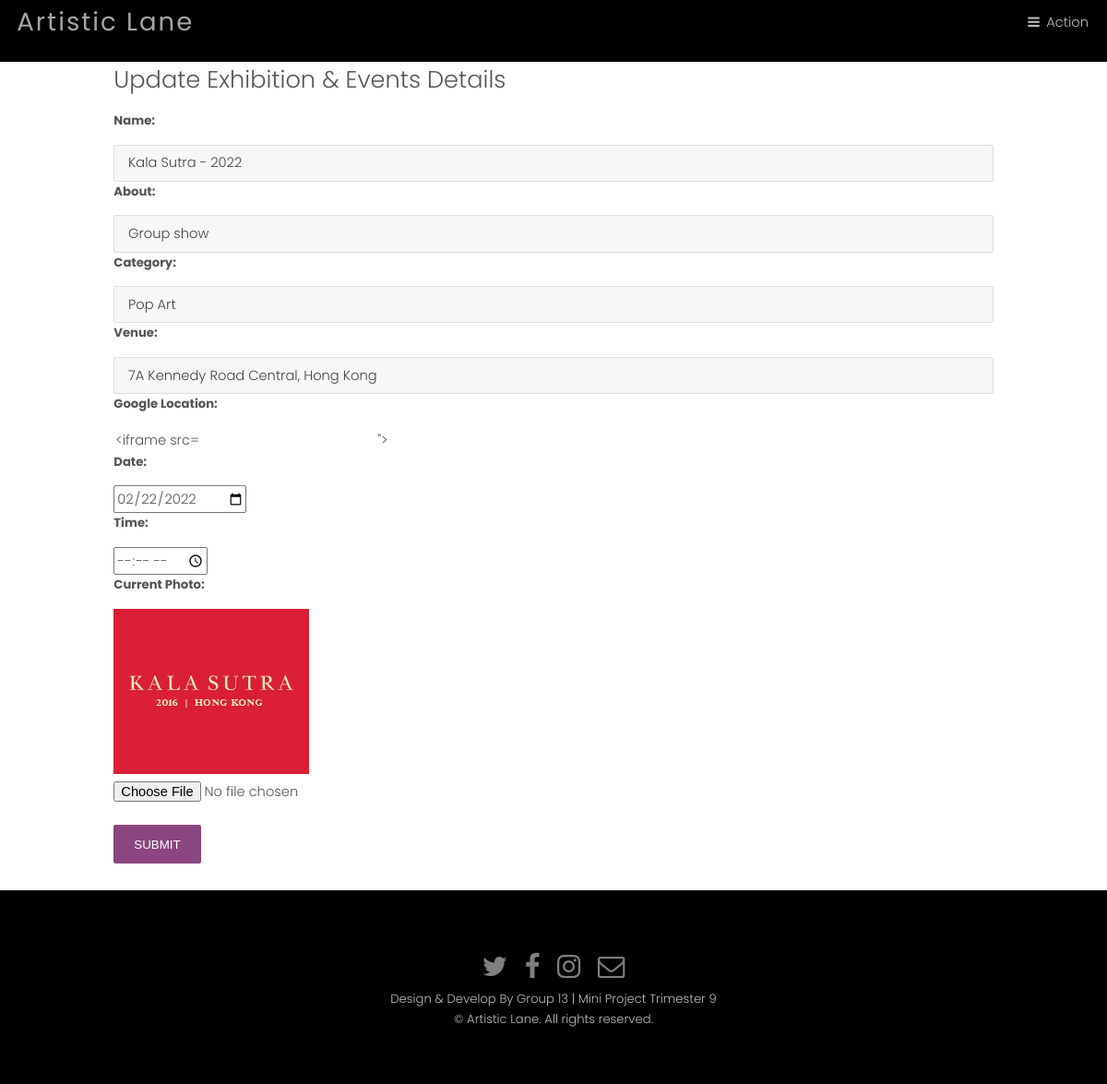
The page /admin/update_exhibitionevents.php?id=7 on the database its author committed.
### tables this page shows
CREATE TABLE `exhibition_events` (
  `ex_id` int(100) NOT NULL,
  `event_name` varchar(100) NOT NULL,
  `event_about` varchar(500) NOT NULL,
  `event_category` varchar(100) NOT NULL,
  `event_venue` varchar(500) NOT NULL,
  `event_date` date NOT NULL,
  `event_time` varchar(500) NOT NULL,
  `event_photo` varchar(900) NOT NULL,
  `g_url` longtext NOT NULL
);

### admin/update_exhibitionevents.php (the view, shortened to what this page needs)
<?php include("header/header.php");?>
<div class="back-img back-img1">
   <div class="container divform">
      <?php
         $r = $_GET[ 'id' ];
         $s = mysqli_query( $con, "select * from exhibition_events where ex_id=$r" );
         while ( $row = mysqli_fetch_array( $s ) ) {
         	?>
      <h2>Update Exhibition & Events Details</h2>
      <form action="" method="post" name="f1" enctype="multipart/form-data">
         <div class="form-group">
            <label for="artnm">Name:</label>
            <input type="text" class="form-control" id="artnm" name="a1" required value="<?php echo $row[1];?>">
         </div>
         <div class="form-group">
            <label for="artnm">About:</label>
            <input type="text" class="form-control" id="artab" name="a2" required value="<?php echo $row[2];?>">
         </div>
         <div class="form-group">
            <label for="sell">Category:</label>
            <select class="form-control" id="sel1" name="a3" required>
               <option value="<?php echo $row[3];?>" selected><?php echo $row[3];?></option>
            </select>
         </div>
         <div class="form-group">
            <label for="pr">Venue:</label>
            <input type="text" class="form-control" id="pr" name="a4" required value="<?php echo $row[4];?>">
         </div>
         <div class="form-group">
            <label for="pr">Google Location:</label>
            <input type="textarea" class="form-control" id="pr" name="a7" required value="<?php echo $row[8];?>">
         </div>
         <div class="form-group">
            <label for="dis">Date:</label>
            <input type="date" class="form-control" id="dis" name="a5" required value="<?php echo $row[5];?>">
         </div>
         <div class="form-group">
            <label for="ph">Time:</label>
            <input type="time" class="form-control" id="ph" name="a6" value="<?php echo $row[6];?>">
         </div>
         <div class="form-group">
            <label for="ph">Current Photo:</label>
            <img src="<?php echo $row[7];?>" class='img-responsive dp'><br/>
            <input type="file" class="form-control" id="uploadedimage" name="uploadedimage" value="<?php echo $row[7];?>">
         </div>
         <br/>
         <button type="Update" class="button special" name="sub">Submit</button>
      </form>
      <?php } ?>
   </div>
</div>
<?php include( "../footer/footer.php" );?>

### assets/css/main.css (style rules this page uses)
html, body, div, span, applet, object, iframe, h1, h2, h3, h4, h5, h6, p, blockquote, pre, a, abbr, acronym, address, big, cite, code, del, dfn, em, img, ins, kbd, q, s, samp, small, strike, strong, sub, sup, tt, var, b, u, i, center, dl, dt, dd, ol, ul, li, fieldset, form, label, legend, table, caption, tbody, tfoot, thead, tr, th, td, article, aside, canvas, details, embed, figure, figcaption, footer, header, hgroup, menu, nav, output, ruby, section, summary, time, mark, audio, video { margin: 0; padding: 0; border: 0; font-size: 100%; font: inherit; vertical-align: baseline; }
body { line-height: 1; }
body { -webkit-text-size-adjust: none; }
*, *:before, *:after { -moz-box-sizing: border-box; -webkit-box-sizing: border-box; box-sizing: border-box; }
.container { margin-left: auto; margin-right: auto; }
.container { width: 80rem; }
@media screen and (max-width: 1680px) { .container { width: 80rem; } }
@media screen and (max-width: 1280px) { .container { width: 65rem; } }
body { -ms-overflow-style: scrollbar; }
body { background: #fff; }
html { font-size: 13pt; }
@media screen and (max-width: 1680px) { html { font-size: 11pt; } }
@media screen and (max-width: 1280px) { html { font-size: 11pt; } }
body { background-color: #fff; color: #444; }
body, input, select, textarea { font-family: "Poppins", sans-serif; font-weight: 300; font-size: 1rem; line-height: 1.65; }
h1, h2, h3, h4, h5, h6 { font-weight: 300; line-height: 1.5; margin: 0 0 1rem 0; }
h2 { font-size: 1.75rem; }
input, select, textarea { color: #555; }
h1, h2, h3, h4, h5, h6 { color: #555; }
input[type="submit"], input[type="reset"], input[type="button"], button, .button { -moz-appearance: none; -webkit-appearance: none; -ms-appearance: none; appearance: none; -moz-transition: background-color 0.2s ease-in-out, color 0.2s ease-in-out; -webkit-transition: background-color 0.2s ease-in-out, color 0.2s ease-in-out; -ms-transition: background-color 0.2s ease-in-out, color 0.2s ease-in-out; transition: background-color 0.2s ease-in-out, color 0.2s ease-in-out; border-radius: 2px; border: 0; cursor: pointer; display: inline-block; font-weight: 300; height: 2.85rem; line-height: 2.95rem; padding: 0 1.5rem; text-align: center; text-decoration: none; text-transform: uppercase; white-space: nowrap; }
input[type="submit"], input[type="reset"], input[type="button"], button, .button { background-color: #f2f2f2; color: #000 !important; }
input[type="submit"].special, input[type="reset"].special, input[type="button"].special, button.special, .button.special { background-color: #8a4680; color: #ffffff !important; }
form { margin: 0 0 2rem 0; }
label { display: block; font-size: 0.9rem; font-weight: 700; margin: 0 0 1rem 0; }
input[type="text"], input[type="password"], input[type="email"], select, textarea { -moz-appearance: none; -webkit-appearance: none; -ms-appearance: none; appearance: none; border-radius: 2px; border: none; border: solid 1px; color: inherit; display: block; outline: 0; padding: 0 1rem; text-decoration: none; width: 100%; }
input[type="text"], input[type="password"], input[type="email"], select { height: 2.75rem; }
label { color: #555; }
input[type="text"], input[type="password"], input[type="email"], select, textarea { background: rgba(144, 144, 144, 0.075); border-color: rgba(144, 144, 144, 0.25); }
.back-img { background-repeat: no-repeat !important; background-attachment: fixed !important; }

### rows shown on the page
exhibition_events: a1 "Kala Sutra - 2022", a2 "Group show", a3 "Pop Art", a4 "7A Kennedy Road Central, Hong Kong", a7 "<iframe src=", a5 "02/22/2022", event_photo (picture)
